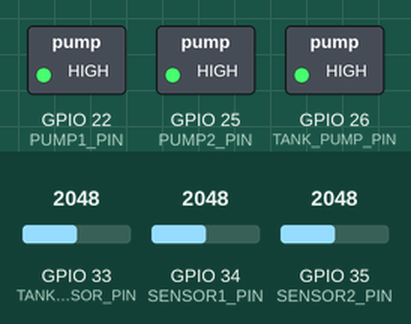
Recording of a sketch running on a simulated ESP32. Shown: switched loads named in the sketch (green lamp = pin HIGH). The inputs (shaded band) are chosen by the test bench; at power-on: GPIO 33 (TANK_SENSOR_PIN) = 2048, GPIO 34 (SENSOR1_PIN) = 2048, GPIO 35 (SENSOR2_PIN) = 2048. WiFi joins after 1.5 s; servers stay silent unless stated; what the sketch prints to the serial monitor is not drawn.

Above: at 2.7 s.
2.8 s: GPIO 33 (TANK_SENSOR_PIN) set to 1563
6.6 s: GPIO 33 (TANK_SENSOR_PIN) set to 1472
At 8.2 s:
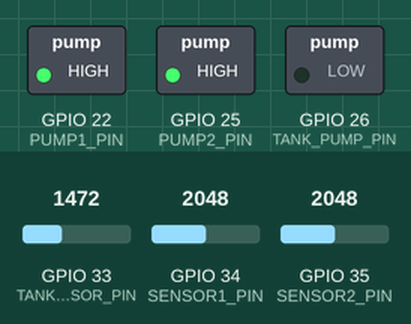
10.4 s: GPIO 34 (SENSOR1_PIN) set to 2965
14.3 s: GPIO 34 (SENSOR1_PIN) set to 3070
At 17.3 s:
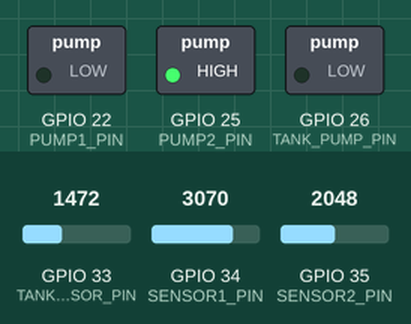
18.1 s: GPIO 35 (SENSOR2_PIN) set to 2945
21.9 s: GPIO 35 (SENSOR2_PIN) set to 3074
At 25.2 s:
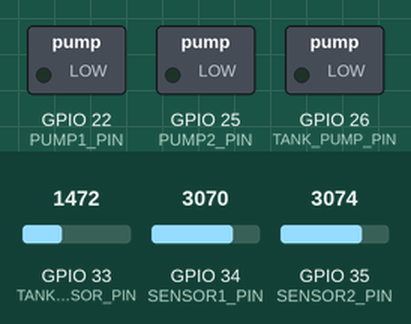
Timing chart, 0 to 26.7 s (numbered marks = the images above; inputs shaded):
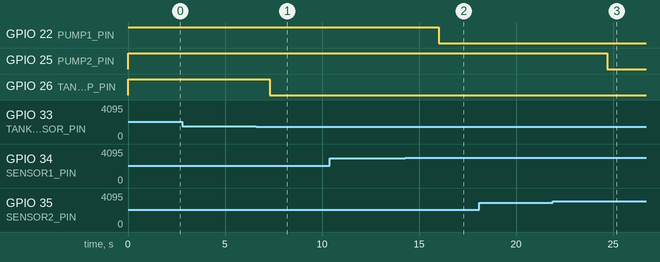

The sketch:

new.ino
```cpp
#include <WiFi.h>
#include <FirebaseESP32.h>

// WiFi
#define WIFI_SSID "Dialog 4G 495"
#define WIFI_PASSWORD "56771CC7"

// Firebase
#define FIREBASE_HOST "agri-bot-17548-default-rtdb.firebaseio.com"
#define FIREBASE_AUTH "GIAZZQjvR6LE5lJzkSQqPU1gZ5VWL8OupY6KQgCn"

FirebaseData fbdo;
FirebaseConfig config;

#define SENSOR1_PIN 34
#define SENSOR2_PIN 35
#define TANK_SENSOR_PIN 33

#define PUMP1_PIN 22
#define PUMP2_PIN 25
#define TANK_PUMP_PIN 26

int dryThreshold = 3000;
int wetThreshold = 2500;
int tankLow = 1500;
int tankHigh = 2500;

bool pump1State = false;
bool pump2State = false;
bool tankPumpState = false;

void setup() {
  Serial.begin(115200);

  pinMode(PUMP1_PIN, OUTPUT);
  pinMode(PUMP2_PIN, OUTPUT);
  pinMode(TANK_PUMP_PIN, OUTPUT);

  digitalWrite(PUMP1_PIN, HIGH);
  digitalWrite(PUMP2_PIN, HIGH);
  digitalWrite(TANK_PUMP_PIN, HIGH);

  // WiFi connection
  WiFi.begin(WIFI_SSID, WIFI_PASSWORD);
  Serial.print("Connecting to WiFi");
  while (WiFi.status() != WL_CONNECTED) {
    delay(500);
    Serial.print(".");
  }
  Serial.println("\n✅ WiFi connected");

  // Firebase config for database secret
  config.host = FIREBASE_HOST;
  config.signer.tokens.legacy_token = FIREBASE_AUTH;

  // Initialize Firebase with database secret
  Firebase.begin(&config, nullptr);  // pass nullptr for auth
  Firebase.reconnectWiFi(true);

  Serial.println("✅ Firebase initialized using database secret");
}

void loop() {
  int sensor1 = analogRead(SENSOR1_PIN);
  int sensor2 = analogRead(SENSOR2_PIN);
  int tankSensor = analogRead(TANK_SENSOR_PIN);

  int sensor1Pct = map(sensor1, 4095, 0, 0, 100);
  int sensor2Pct = map(sensor2, 4095, 0, 0, 100);
  int tankPct = map(tankSensor, 0, 4095, 0, 100);

  pump1State = sensor1 > dryThreshold ? true : (sensor1 < wetThreshold ? false : pump1State);
  pump2State = sensor2 > dryThreshold ? true : (sensor2 < wetThreshold ? false : pump2State);
  tankPumpState = tankSensor < tankLow ? true : (tankSensor > tankHigh ? false : tankPumpState);

  digitalWrite(PUMP1_PIN, pump1State ? LOW : HIGH);
  digitalWrite(PUMP2_PIN, pump2State ? LOW : HIGH);
  digitalWrite(TANK_PUMP_PIN, tankPumpState ? LOW : HIGH);

  Serial.printf("Soil1: %d%% Pump1: %s || Soil2: %d%% Pump2: %s || Tank: %d%% Pump: %s\n",
                sensor1Pct, pump1State ? "ON" : "OFF",
                sensor2Pct, pump2State ? "ON" : "OFF",
                tankPct, tankPumpState ? "ON" : "OFF");

  if (Firebase.ready()) {
    Firebase.setInt(fbdo, "/soil/sensor1_percent", sensor1Pct);
    Firebase.setBool(fbdo, "/soil/pump1", pump1State);

    Firebase.setInt(fbdo, "/soil/sensor2_percent", sensor2Pct);
    Firebase.setBool(fbdo, "/soil/pump2", pump2State);

    Firebase.setInt(fbdo, "/tank/level_percent", tankPct);
    Firebase.setBool(fbdo, "/tank/pump", tankPumpState);
  }

  delay(2000);
}
```

Measured:
- the behaviour switches between 1500 and 1499 on GPIO 33 (TANK_SENSOR_PIN) (found by bisection; images 0 and 1)
- the behaviour switches between 3000 and 3001 on GPIO 34 (SENSOR1_PIN) (found by bisection; images 1 and 2)
- the behaviour switches between 3000 and 3001 on GPIO 35 (SENSOR2_PIN) (found by bisection; images 2 and 3)
- after the input at 2.8 s, every drawn part: stays the same
- after the input at 6.6 s, GPIO 26 (TANK_PUMP_PIN): HIGH → LOW after 0.71 s
- after the input at 10.4 s, every drawn part: stays the same
- after the input at 14.3 s, GPIO 22 (PUMP1_PIN): HIGH → LOW after 1.7 s
- after the input at 18.1 s, every drawn part: stays the same
- after the input at 21.9 s, GPIO 25 (PUMP2_PIN): HIGH → LOW after 2.8 s
